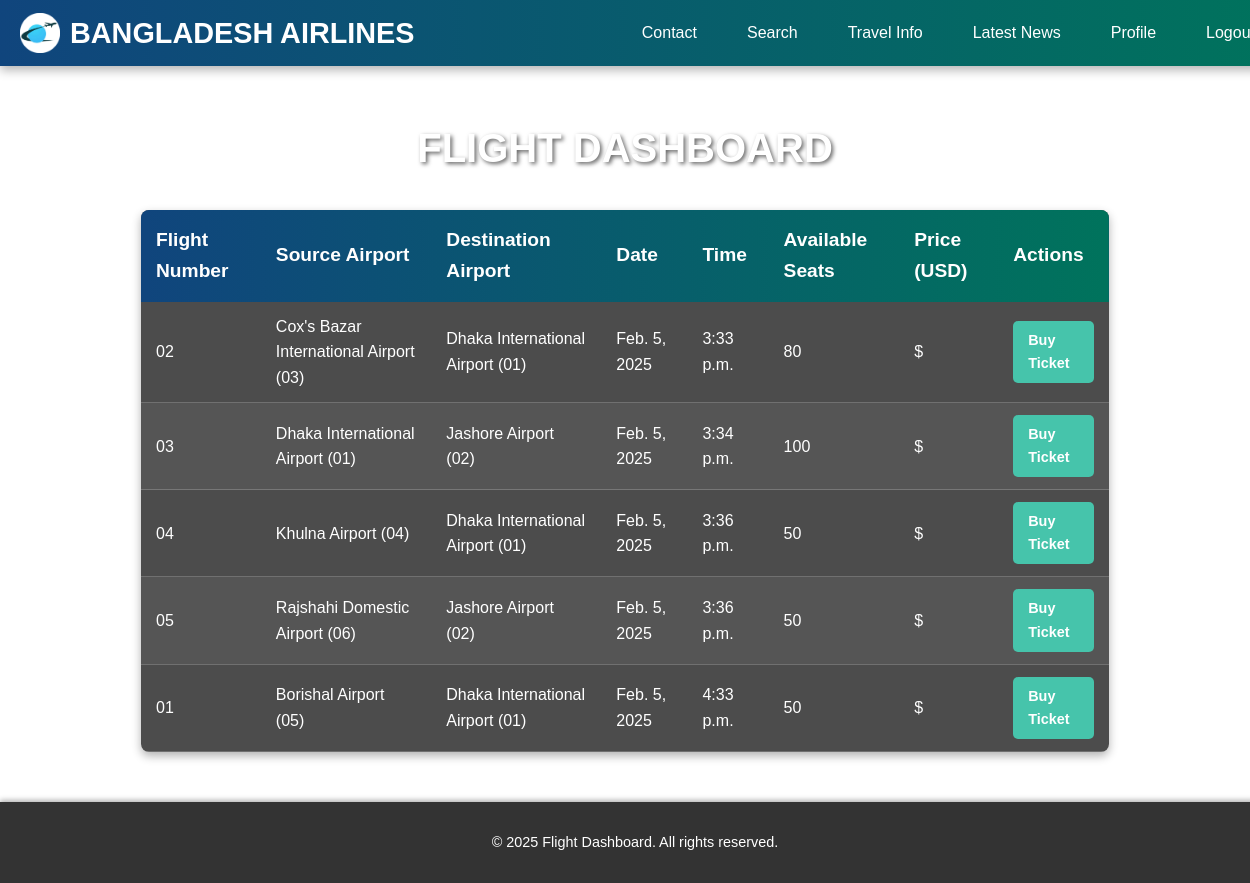
Page /dashboard/ (signed in) on the committed database.
### AirLine/models.py (models this page shows, shortened)
class Flight(models.Model):
    flight_number = models.CharField(max_length=20, unique=True, verbose_name="Flight Number")
    source_airport = models.ForeignKey(Airport, related_name="departing_flights", on_delete=models.CASCADE, verbose_name="Source Airport")
    destination_airport = models.ForeignKey(Airport, related_name="arriving_flights", on_delete=models.CASCADE, verbose_name="Destination Airport")
    date = models.DateField(verbose_name="Flight Date")
    time = models.TimeField(verbose_name="Flight Time")
    available_seats = models.PositiveIntegerField(default=50, verbose_name="Available Seats")
    economy_price = models.DecimalField(max_digits=10, decimal_places=2, verbose_name="Economy Class Price")
    business_price = models.DecimalField(max_digits=10, decimal_places=2, verbose_name="Business Class Price")
    first_class_price = models.DecimalField(max_digits=10, decimal_places=2, verbose_name="First Class Price")
    created_at = models.DateTimeField(auto_now_add=True, verbose_name="Created At")
    updated_at = models.DateTimeField(auto_now=True, verbose_name="Last Updated")
    def __str__(self):
        return f"{self.flight_number} ({self.source_airport.code} → {self.destination_airport.code})"
    class Meta:
        verbose_name = "Flight"
        verbose_name_plural = "Flights"
        ordering = ['date', 'time']

class Airport(models.Model):
    name = models.CharField(max_length=100, verbose_name="Airport Name")
    city = models.CharField(max_length=100, verbose_name="City")
    country = models.CharField(max_length=100, verbose_name="Country")
    code = models.CharField(max_length=10, unique=True, verbose_name="Airport Code (IATA/ICAO)")
    class Meta:
        verbose_name = "Airport"
        verbose_name_plural = "Airports"
        ordering = ['city', 'name']

### AirLine/views.py (the view)
# urls.py: path('dashboard/', views.dashboard, name='dashboard'),
def dashboard(request):
    flights = Flight.objects.all()
    print(flights)  # Print the queryset in the console
    return render(request, 'dashboard.html', {'flights': flights})

### templates/dashboard.html (shortened to what this page needs)
<!DOCTYPE html>
<html lang="en">
<head>
    <link rel="stylesheet" href="/static/css/dashboard.css">
</head>
<body>
    {% include 'header.html' %}
    <div class="container">
        <h1>Flight Dashboard</h1>
        <table>
            <thead>
                <tr>
                    <th>Flight Number</th>
                    <th>Source Airport</th>
                    <th>Destination Airport</th>
                    <th>Date</th>
                    <th>Time</th>
                    <th>Available Seats</th>
                    <th>Price (USD)</th>
                    <th>Actions</th>
                </tr>
            </thead>
            <tbody>
                {% for flight in flights %}
                    <tr>
                        <td>{{ flight.flight_number }}</td>
                        <td>{{ flight.source_airport.name }} ({{ flight.source_airport.code }})</td>
                        <td>{{ flight.destination_airport.name }} ({{ flight.destination_airport.code }})</td>
                        <td>{{ flight.date }}</td>
                        <td>{{ flight.time }}</td>
                        <td>{{ flight.available_seats }}</td>
                        <td>${{ flight.price }}</td>
                        <td>
                            <a href="{% url 'buy_ticket' %}" class="buy-button">Buy Ticket</a>
                        </td>
                    </tr>
                {% empty %}
                    <tr>
                        <td colspan="8">No flights available.</td>
                    </tr>
                {% endfor %}
            </tbody>
        </table>
    </div>
    <footer>
        <p>&copy; 2025 Flight Dashboard. All rights reserved.</p>
    </footer>
</body>
</html>

### static/css/dashboard.css (style rules this page uses)
body { font-family: Arial, sans-serif; background-image: url('/static/picture/Bg%20photo.jpg'); background-size: cover; background-position: center; margin: 0; padding: 0; color: #ffffff; line-height: 1.6; display: flex; flex-direction: column; min-height: 100vh; }
h1 { text-align: center; font-size: 2.5rem; margin-top: 30px; color: #ffffff; text-transform: uppercase; text-shadow: 2px 2px 4px rgba(0, 0, 0, 0.6); }
.container { flex: 1; padding: 20px; }
table { width: 80%; margin: 30px auto; border-collapse: collapse; box-shadow: 0 4px 10px rgba(0, 0, 0, 0.3); background: rgba(0, 0, 0, 0.7); border-radius: 8px; overflow: hidden; }
thead { background: linear-gradient(90deg, #10457d, #00735c); color: #ffffff; }
thead th { padding: 15px; font-size: 1.2rem; text-align: left; }
tbody tr { border-bottom: 1px solid rgba(255, 255, 255, 0.2); }
tbody tr:nth-child(even) { background: rgba(255, 255, 255, 0.05); }
tbody td { padding: 12px 15px; font-size: 1rem; color: #ffffff; text-align: left; }
.buy-button { display: inline-block; padding: 8px 15px; background-color: #46c4ab; color: #ffffff; text-decoration: none; border-radius: 5px; font-size: 0.9rem; font-weight: bold; transition: background-color 0.3s ease, transform 0.3s ease; }
footer { background: rgba(0, 0, 0, 0.8); color: #ffffff; text-align: center; padding: 15px 10px; font-size: 0.9rem; box-shadow: 0 -2px 5px rgba(0, 0, 0, 0.3); position: relative; bottom: 0; width: 100%; }

### static/css/header.css (style rules this page uses)
body { margin: 0; padding: 0; font-family: Arial, sans-serif; }

### rows in the picture
Flight: flight_number "02", source_airport.name "Cox's Bazar International Airport", source_airport.code "03", destination_airport.name "Dhaka International Airport", destination_airport.code "01", date "Feb. 5, 2025", time "3:33 p.m.", available_seats "80"
Flight: flight_number "03", source_airport.name "Dhaka International Airport", source_airport.code "01", destination_airport.name "Jashore Airport", destination_airport.code "02", date "Feb. 5, 2025", time "3:34 p.m.", available_seats "100"
Flight: flight_number "04", source_airport.name "Khulna Airport", source_airport.code "04", destination_airport.name "Dhaka International Airport", destination_airport.code "01", date "Feb. 5, 2025", time "3:36 p.m.", available_seats "50"
Flight: flight_number "05", source_airport.name "Rajshahi Domestic Airport", source_airport.code "06", destination_airport.name "Jashore Airport", destination_airport.code "02", date "Feb. 5, 2025", time "3:36 p.m.", available_seats "50"
Flight: flight_number "01", source_airport.name "Borishal Airport", source_airport.code "05", destination_airport.name "Dhaka International Airport", destination_airport.code "01", date "Feb. 5, 2025", time "4:33 p.m.", available_seats "50"
